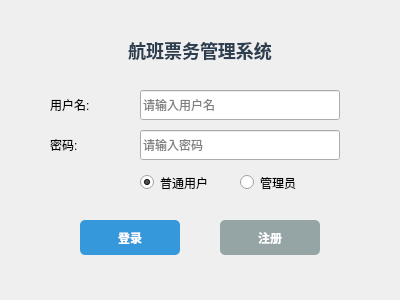
<?xml version="1.0" encoding="UTF-8"?>
<ui version="4.0">
 <class>LoginDialog</class>
 <widget class="QDialog" name="LoginDialog">
  <property name="geometry">
   <rect>
    <x>0</x>
    <y>0</y>
    <width>400</width>
    <height>300</height>
   </rect>
  </property>
  <property name="windowTitle">
   <string>航班票务系统 - 登录</string>
  </property>
  <widget class="QLabel" name="titleLabel">
   <property name="geometry">
    <rect>
     <x>50</x>
     <y>30</y>
     <width>300</width>
     <height>40</height>
    </rect>
   </property>
   <property name="styleSheet">
    <string>font-size: 18px; font-weight: bold; color: #2c3e50;</string>
   </property>
   <property name="text">
    <string>航班票务管理系统</string>
   </property>
   <property name="alignment">
    <set>Qt::AlignmentFlag::AlignCenter</set>
   </property>
  </widget>
  <widget class="QLabel" name="usernameLabel">
   <property name="geometry">
    <rect>
     <x>50</x>
     <y>90</y>
     <width>80</width>
     <height>30</height>
    </rect>
   </property>
   <property name="text">
    <string>用户名:</string>
   </property>
  </widget>
  <widget class="QLineEdit" name="usernameEdit">
   <property name="geometry">
    <rect>
     <x>140</x>
     <y>90</y>
     <width>200</width>
     <height>30</height>
    </rect>
   </property>
   <property name="placeholderText">
    <string>请输入用户名</string>
   </property>
  </widget>
  <widget class="QLabel" name="passwordLabel">
   <property name="geometry">
    <rect>
     <x>50</x>
     <y>130</y>
     <width>80</width>
     <height>30</height>
    </rect>
   </property>
   <property name="text">
    <string>密码:</string>
   </property>
  </widget>
  <widget class="QLineEdit" name="passwordEdit">
   <property name="geometry">
    <rect>
     <x>140</x>
     <y>130</y>
     <width>200</width>
     <height>30</height>
    </rect>
   </property>
   <property name="echoMode">
    <enum>QLineEdit::EchoMode::Password</enum>
   </property>
   <property name="placeholderText">
    <string>请输入密码</string>
   </property>
  </widget>
  <widget class="QRadioButton" name="userRadio">
   <property name="geometry">
    <rect>
     <x>140</x>
     <y>170</y>
     <width>80</width>
     <height>25</height>
    </rect>
   </property>
   <property name="text">
    <string>普通用户</string>
   </property>
   <property name="checked">
    <bool>true</bool>
   </property>
  </widget>
  <widget class="QRadioButton" name="adminRadio">
   <property name="geometry">
    <rect>
     <x>240</x>
     <y>170</y>
     <width>80</width>
     <height>25</height>
    </rect>
   </property>
   <property name="text">
    <string>管理员</string>
   </property>
  </widget>
  <widget class="QPushButton" name="loginButton">
   <property name="geometry">
    <rect>
     <x>80</x>
     <y>220</y>
     <width>100</width>
     <height>35</height>
    </rect>
   </property>
   <property name="styleSheet">
    <string>QPushButton { background-color: #3498db; color: white; border: none; border-radius: 5px; font-weight: bold; }
QPushButton:hover { background-color: #2980b9; }</string>
   </property>
   <property name="text">
    <string>登录</string>
   </property>
  </widget>
  <widget class="QPushButton" name="registerButton">
   <property name="geometry">
    <rect>
     <x>220</x>
     <y>220</y>
     <width>100</width>
     <height>35</height>
    </rect>
   </property>
   <property name="styleSheet">
    <string>QPushButton { background-color: #95a5a6; color: white; border: none; border-radius: 5px; font-weight: bold; }
QPushButton:hover { background-color: #7f8c8d; }</string>
   </property>
   <property name="text">
    <string>注册</string>
   </property>
  </widget>
 </widget>
 <resources/>
 <connections/>
</ui>
